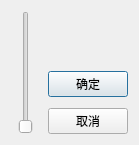
<?xml version="1.0" encoding="UTF-8"?>
<ui version="4.0">
 <class>CusTDialog</class>
 <widget class="QDialog" name="CusTDialog">
  <property name="geometry">
   <rect>
    <x>0</x>
    <y>0</y>
    <width>139</width>
    <height>145</height>
   </rect>
  </property>
  <property name="windowTitle">
   <string>透明度</string>
  </property>
  <layout class="QGridLayout" name="gridLayout">
   <item row="0" column="0">
    <layout class="QHBoxLayout" name="horizontalLayout">
     <item>
      <spacer name="horizontalSpacer_2">
       <property name="orientation">
        <enum>Qt::Horizontal</enum>
       </property>
       <property name="sizeHint" stdset="0">
        <size>
         <width>40</width>
         <height>20</height>
        </size>
       </property>
      </spacer>
     </item>
     <item>
      <widget class="QSlider" name="tvSlider">
       <property name="minimumSize">
        <size>
         <width>20</width>
         <height>0</height>
        </size>
       </property>
       <property name="maximumSize">
        <size>
         <width>20</width>
         <height>16777215</height>
        </size>
       </property>
       <property name="maximum">
        <number>255</number>
       </property>
       <property name="orientation">
        <enum>Qt::Vertical</enum>
       </property>
      </widget>
     </item>
     <item>
      <spacer name="horizontalSpacer">
       <property name="orientation">
        <enum>Qt::Horizontal</enum>
       </property>
       <property name="sizeHint" stdset="0">
        <size>
         <width>40</width>
         <height>20</height>
        </size>
       </property>
      </spacer>
     </item>
     <item>
      <layout class="QVBoxLayout" name="verticalLayout">
       <item>
        <spacer name="verticalSpacer">
         <property name="orientation">
          <enum>Qt::Vertical</enum>
         </property>
         <property name="sizeHint" stdset="0">
          <size>
           <width>20</width>
           <height>40</height>
          </size>
         </property>
        </spacer>
       </item>
       <item>
        <widget class="QPushButton" name="btnOk">
         <property name="sizePolicy">
          <sizepolicy hsizetype="Fixed" vsizetype="Fixed">
           <horstretch>0</horstretch>
           <verstretch>0</verstretch>
          </sizepolicy>
         </property>
         <property name="text">
          <string>确定</string>
         </property>
        </widget>
       </item>
       <item>
        <spacer name="verticalSpacer_2">
         <property name="orientation">
          <enum>Qt::Vertical</enum>
         </property>
         <property name="sizeType">
          <enum>QSizePolicy::Fixed</enum>
         </property>
         <property name="sizeHint" stdset="0">
          <size>
           <width>20</width>
           <height>5</height>
          </size>
         </property>
        </spacer>
       </item>
       <item>
        <widget class="QPushButton" name="btnCancel">
         <property name="sizePolicy">
          <sizepolicy hsizetype="Fixed" vsizetype="Fixed">
           <horstretch>0</horstretch>
           <verstretch>0</verstretch>
          </sizepolicy>
         </property>
         <property name="text">
          <string>取消</string>
         </property>
        </widget>
       </item>
      </layout>
     </item>
    </layout>
   </item>
  </layout>
 </widget>
 <resources/>
 <connections/>
</ui>
